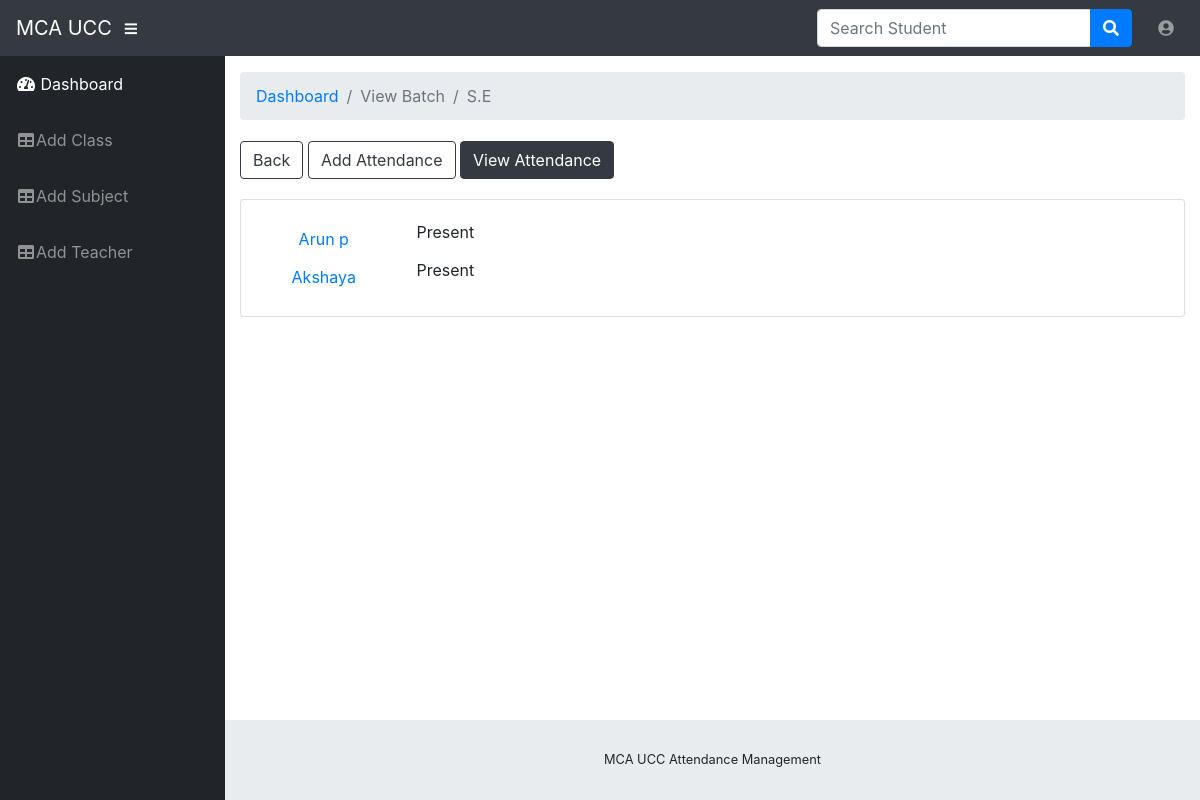
/viewBatchAttendance.php?batch=4&date=2023-12-18 (signed in), run on the app's committed database.
### tables this page shows
CREATE TABLE `subject` (
  `id` int(11) NOT NULL,
  `name` varchar(250) NOT NULL,
  `code` varchar(20) NOT NULL,
  `sem` varchar(20) NOT NULL,
  `class` int(11) NOT NULL,
  `teacher` int(11) NOT NULL
);

CREATE TABLE `attendance` (
  `id` int(11) NOT NULL,
  `student` varchar(10) NOT NULL,
  `subject` int(11) NOT NULL,
  `date` date NOT NULL,
  `absent` int(11) NOT NULL
);

CREATE TABLE `student` (
  `id` int(11) NOT NULL,
  `name` varchar(50) NOT NULL,
  `class` int(11) NOT NULL,
  `roll` int(11) NOT NULL,
  `email` varchar(100) NOT NULL,
  `phone` varchar(10) NOT NULL,
  `yearOfAdmission` date NOT NULL
);

### viewBatchAttendance.php (the view, shortened to what this page needs)
<?php
  require 'config.php';
?>
<?php
$records = $conn->prepare('SELECT * FROM subject WHERE id = :id');
$records->bindParam(':id', $_GET['batch']);
$records->execute();
$batch = $records->fetch(PDO::FETCH_ASSOC);
?>
<!DOCTYPE html>
<html lang="en">
  <head>
    <link href="css/bootstrap.min.css" rel="stylesheet">
    <link rel="stylesheet" href="https://use.fontawesome.com/releases/v5.5.0/css/all.css">
    <link href="css/sb-admin.css" rel="stylesheet">
    <link href="css/style.css" rel="stylesheet">
  </head>
  <body id="page-top">
        <?php
        include("./navBar.php")
        ?>
       <div id="wrapper">
       <?php
        include("./sideNav.php")
        ?>
      <div id="content-wrapper">
        <div class="container-fluid">
          <ol class="breadcrumb">
            <li class="breadcrumb-item">
              <a href="#">Dashboard</a>
            </li>
            <li class="breadcrumb-item active">View Batch</li>
            <li class="breadcrumb-item active"><?php echo $batch['name']; ?></li>
          </ol>
          <div class="box-btn">
              <a class="btn btn-outline-dark btn-bread" href="viewAttendance.php?batch=<?php echo $_GET['batch'] ?>">Back</a>
              <a class="btn btn-outline-dark btn-bread" href="addAttendanceBatches.php"> Add Attendance </a>
              <a class="btn btn-dark btn-bread"> View Attendance </a>
            </div>
          <div class="card mb-3">
            <div class="card-body">
                <div class="row">
                    <?php
                    $att = array("Present","Absent");
                    foreach($conn->query('SELECT A.name,B.absent FROM attendance B, student A WHERE B.subject = '.$_GET['batch'].' AND B.date="'.$_GET['date'].'" AND A.id = B.student ORDER BY B.date ASC') as $row){
                      echo '<div class="col-2 col-md-2 btn btn-link">'.$row['name'].'</div><div class="col-10">'.$att[$row['absent']].'</div>';
                      }
                    ?>
                  </div>
            </div>
          </div>
        </div>
        <footer class="sticky-footer">
          <div class="container my-auto">
            <div class="copyright text-center my-auto">
              <span>MCA UCC Attendance Management</span>
            </div>
          </div>
        </footer>
      </div>
    </div>
  </body>
</html>

### css/sb-admin.css (style rules this page uses)
html { position: relative; min-height: 100%; }
body { height: 100%; }
#wrapper { display: -webkit-box; display: -ms-flexbox; display: flex; }
#wrapper #content-wrapper { overflow-x: hidden; width: 100%; padding-top: 1rem; padding-bottom: 80px; }
:root { --input-padding-x: 0.75rem; --input-padding-y: 0.75rem; }
footer.sticky-footer { display: -webkit-box; display: -ms-flexbox; display: flex; position: absolute; right: 0; bottom: 0; width: calc(100% - 90px); height: 80px; background-color: #e9ecef; }
footer.sticky-footer .copyright { line-height: 1; font-size: 0.8rem; }
@media (min-width: 768px) { footer.sticky-footer { width: calc(100% - 225px); } }

### css/style.css (style rules this page uses)
.box-btn { padding-bottom: 20px; }
.btn-dark { color: white !important; }
.btn-bread { margin-top: 5px; }

### data on the page
subject: name "S.E"
attendance: student.name "Arun p", absent "Present"
attendance: student.name "Akshaya", absent "Present"
